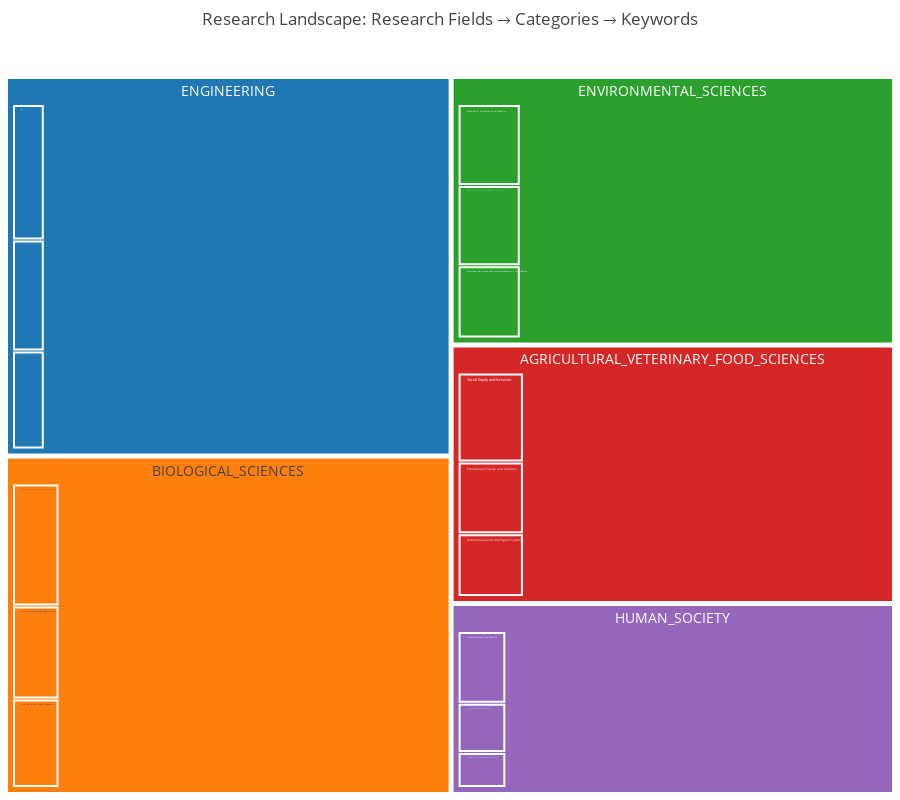

The code cell stored with this chart in its notebook:
### Code cell
# Test the new create_treemap function
def create_treemap(
    categories_df,
    max_research_fields=None,
    max_categories_per_field=None,
    max_keywords_per_category=None,
    height=800,
    font_size=18
):
    """Create a hierarchical treemap visualization"""
    
    categories_df = categories_df.copy()
    categories_df['keywords_count'] = categories_df['keywords'].apply(
        lambda x: len(x) if isinstance(x, list) else 0
    )
    
    field_stats = categories_df.groupby('field_of_research').agg({
        'keywords_count': 'sum'
    }).reset_index()
    field_stats = field_stats.sort_values('keywords_count', ascending=False)
    
    if max_research_fields:
        top_fields = field_stats.head(max_research_fields)['field_of_research'].tolist()
        categories_df = categories_df[categories_df['field_of_research'].isin(top_fields)]
        field_stats = field_stats.head(max_research_fields)
    
    if max_categories_per_field:
        filtered_cats = []
        for field in categories_df['field_of_research'].unique():
            field_cats = categories_df[categories_df['field_of_research'] == field]
            field_cats = field_cats.sort_values('keywords_count', ascending=False)
            filtered_cats.append(field_cats.head(max_categories_per_field))
        categories_df = pd.concat(filtered_cats)
    
    labels = []
    parents = []
    values = []
    texts = []
    colors = []
    
    field_colors = {}
    color_palette = [
        '#1f77b4', '#ff7f0e', '#2ca02c', '#d62728', '#9467bd',
        '#8c564b', '#e377c2', '#7f7f7f', '#bcbd22', '#17becf',
        '#aec7e8', '#ffbb78', '#98df8a', '#ff9896', '#c5b0d5'
    ]
    
    for i, field in enumerate(field_stats['field_of_research']):
        field_colors[field] = color_palette[i % len(color_palette)]
    
    for _, row in field_stats.iterrows():
        field = row['field_of_research']
        count = row['keywords_count']
        
        labels.append(field)
        parents.append("")
        values.append(count)
        texts.append(f"{field}<br>{count} keywords")
        colors.append(field_colors[field])
    
    for idx, row in categories_df.iterrows():
        field = row['field_of_research']
        category_name = str(idx)
        keyword_count = row['keywords_count']
        
        labels.append(category_name)
        parents.append(field)
        values.append(keyword_count)
        texts.append(f"{category_name}<br>{keyword_count} keywords")
        colors.append(field_colors[field])
    
    for idx, row in categories_df.iterrows():
        field = row['field_of_research']
        keywords = row.get('keywords', [])
        
        if max_keywords_per_category:
            keywords = keywords[:max_keywords_per_category]
        
        for kw in keywords:
            labels.append(kw)
            parents.append(str(idx))
            values.append(1)
            texts.append(kw)
            colors.append(field_colors[field])
    
    fig = go.Figure(go.Treemap(
        labels=labels,
        parents=parents,
        values=values,
        text=texts,
        textposition="middle center",
        textfont=dict(size=font_size),
        marker=dict(
            colors=colors,
            line=dict(width=2, color='white')
        ),
        hovertemplate='<b>%{label}</b><br>%{text}<extra></extra>'
    ))
    
    fig.update_layout(
        title="Research Landscape: Research Fields → Categories → Keywords",
        height=height,
        margin=dict(t=50, l=0, r=0, b=0)
    )
    
    return fig

# Test with limited data
fig = create_treemap(
    cats,
    max_research_fields=5,
    max_categories_per_field=3,
    max_keywords_per_category=5,
    height=800,
    font_size=14
)
fig.show()

### Figure 1 — Plotly figure (JSON) as saved in the notebook; plotly's stock layout.template omitted (floating-point values rounded to 4 significant figures)
{"data": [{"hovertemplate": "<b>%{label}</b><br>%{text}<extra></extra>", "labels": ["ENGINEERING", "BIOLOGICAL_SCIENCES", "ENVIRONMENTAL_SCIENCES", "AGRICULTURAL_VETERINARY_FOOD_SCIENCES", "HUMAN_SOCIETY", "Social Equity and Inclusion", "Educational Equity and Inclusion", "Autonomous and Intelligent Systems", "Infectious Disease Pathogenesis and Host-Pathogen Interactions", "Immune System and Inflammation", "One Health and Disease Dynamics", "Hydrological and Water Cycle Dynamics", "Marine and Coastal Ecosystem Dynamics, Resilience, and Conservation", "Ecosystem Resilience, Function, and Biodiversity Conservation", "Critical Infrastructure Resilience, Safety, and Risk Management", "Advanced Energy Storage and Materials", "Transportation Systems, Safety, and Urban Mobility", "Cultural Memory and Identity", "Social and Emotional Wellbeing in Education", "Interdisciplinary and Transdisciplinary Research Frameworks", "21st century human rights", "ADHD transitions", "AI exclusion", "Aboriginal Family Birthing Program", "Aboriginal men", "ADHD profiling", "Aussie Optimism Program", "Better Beginnings Sing With Me program", "Clever Kids programme", "Climate Schools Combined", "240x360 degree camera", "2D image translation", "3D animation", "3D environmental structure", "3D face motion", "16S rDNA linkage", "5' non-coding region", "5'tRFs", "AB5 toxin", "AB5 toxin B subunits", "3D chromatin", "ANCA", "ANCA-associated vasculitis", "Acinetobacter baumannii", "B cell activation", "2,4-D", "ABA perception", "AI injury prediction", "ARG transmission pathways", "ATAD microbiology", "3D canopy mapping", "3D water quality modelling", "60,000 years", "Antarctic margins", "Antarctic region", "Antarctic aquatic systems", "Antarctic archeon", "Antarctic diatoms", "Antarctic marine communities", "Antarctic microorganisms", "Anthropocene climate change", "Australian and Malaysian species", "Australian biodiversity", "Australian forest management", "Australian forests", "22 kV cables", "3D dynamics", "3D loading scenarios", "3D safety assessment", "AI assisted", "001//ND fibre texture", "2D and 3D carbon/MXene composites", "2D material interphases", "3D carbon architectures", "3d transition metal", "3-Domains toolkit", "3D head-up displays", "4WD driving competency", "AI behavior prediction", "HSEC performance", "1788-1900", "1880s–1970s", "1890s-1950s", "1901-1950", "1918–19 influenza pandemic", "ADHD profiling", "Aussie Optimism Program", "Better Beginnings Sing With Me program", "Clever Kids programme", "Climate Schools Combined", "CRM implementation", "DIMPLES", "Dahlem Workshop Model", "Depression impact", "EU-COST action"], "marker": {"colors": ["#1f77b4", "#ff7f0e", "#2ca02c", "#d62728", "#9467bd", "#d62728", "#d62728", "#d62728", "#ff7f0e", "#ff7f0e", "#ff7f0e", "#2ca02c", "#2ca02c", "#2ca02c", "#1f77b4", "#1f77b4", "#1f77b4", "#9467bd", "#9467bd", "#9467bd", "#d62728", "#d62728", "#d62728", "#d62728", "#d62728", "#d62728", "#d62728", "#d62728", "#d62728", "#d62728", "#d62728", "#d62728", "#d62728", "#d62728", "#d62728", "#ff7f0e", "#ff7f0e", "#ff7f0e", "#ff7f0e", "#ff7f0e", "#ff7f0e", "#ff7f0e", "#ff7f0e", "#ff7f0e", "#ff7f0e", "#ff7f0e", "#ff7f0e", "#ff7f0e", "#ff7f0e", "#ff7f0e", "#2ca02c", "#2ca02c", "#2ca02c", "#2ca02c", "#2ca02c", "#2ca02c", "#2ca02c", "#2ca02c", "#2ca02c", "#2ca02c", "#2ca02c", "#2ca02c", "#2ca02c", "#2ca02c", "#2ca02c", "#1f77b4", "#1f77b4", "#1f77b4", "#1f77b4", "#1f77b4", "#1f77b4", "#1f77b4", "#1f77b4", "#1f77b4", "#1f77b4", "#1f77b4", "#1f77b4", "#1f77b4", "#1f77b4", "#1f77b4", "#9467bd", "#9467bd", "#9467bd", "#9467bd", "#9467bd", "#9467bd", "#9467bd", "#9467bd", "#9467bd", "#9467bd", "#9467bd", "#9467bd", "#9467bd", "#9467bd", "#9467bd"], "line": {"color": "white", "width": 2}}, "parents": ["", "", "", "", "", "AGRICULTURAL_VETERINARY_FOOD_SCIENCES", "AGRICULTURAL_VETERINARY_FOOD_SCIENCES", "AGRICULTURAL_VETERINARY_FOOD_SCIENCES", "BIOLOGICAL_SCIENCES", "BIOLOGICAL_SCIENCES", "BIOLOGICAL_SCIENCES", "ENVIRONMENTAL_SCIENCES", "ENVIRONMENTAL_SCIENCES", "ENVIRONMENTAL_SCIENCES", "ENGINEERING", "ENGINEERING", "ENGINEERING", "HUMAN_SOCIETY", "HUMAN_SOCIETY", "HUMAN_SOCIETY", "Social Equity and Inclusion", "Social Equity and Inclusion", "Social Equity and Inclusion", "Social Equity and Inclusion", "Social Equity and Inclusion", "Educational Equity and Inclusion", "Educational Equity and Inclusion", "Educational Equity and Inclusion", "Educational Equity and Inclusion", "Educational Equity and Inclusion", "Autonomous and Intelligent Systems", "Autonomous and Intelligent Systems", "Autonomous and Intelligent Systems", "Autonomous and Intelligent Systems", "Autonomous and Intelligent Systems", "Infectious Disease Pathogenesis and Host-Pathogen Interactions", "Infectious Disease Pathogenesis and Host-Pathogen Interactions", "Infectious Disease Pathogenesis and Host-Pathogen Interactions", "Infectious Disease Pathogenesis and Host-Pathogen Interactions", "Infectious Disease Pathogenesis and Host-Pathogen Interactions", "Immune System and Inflammation", "Immune System and Inflammation", "Immune System and Inflammation", "Immune System and Inflammation", "Immune System and Inflammation", "One Health and Disease Dynamics", "One Health and Disease Dynamics", "One Health and Disease Dynamics", "One Health and Disease Dynamics", "One Health and Disease Dynamics", "Hydrological and Water Cycle Dynamics", "Hydrological and Water Cycle Dynamics", "Hydrological and Water Cycle Dynamics", "Hydrological and Water Cycle Dynamics", "Hydrological and Water Cycle Dynamics", "Marine and Coastal Ecosystem Dynamics, Resilience, and Conservation", "Marine and Coastal Ecosystem Dynamics, Resilience, and Conservation", "Marine and Coastal Ecosystem Dynamics, Resilience, and Conservation", "Marine and Coastal Ecosystem Dynamics, Resilience, and Conservation", "Marine and Coastal Ecosystem Dynamics, Resilience, and Conservation", "Ecosystem Resilience, Function, and Biodiversity Conservation", "Ecosystem Resilience, Function, and Biodiversity Conservation", "Ecosystem Resilience, Function, and Biodiversity Conservation", "Ecosystem Resilience, Function, and Biodiversity Conservation", "Ecosystem Resilience, Function, and Biodiversity Conservation", "Critical Infrastructure Resilience, Safety, and Risk Management", "Critical Infrastructure Resilience, Safety, and Risk Management", "Critical Infrastructure Resilience, Safety, and Risk Management", "Critical Infrastructure Resilience, Safety, and Risk Management", "Critical Infrastructure Resilience, Safety, and Risk Management", "Advanced Energy Storage and Materials", "Advanced Energy Storage and Materials", "Advanced Energy Storage and Materials", "Advanced Energy Storage and Materials", "Advanced Energy Storage and Materials", "Transportation Systems, Safety, and Urban Mobility", "Transportation Systems, Safety, and Urban Mobility", "Transportation Systems, Safety, and Urban Mobility", "Transportation Systems, Safety, and Urban Mobility", "Transportation Systems, Safety, and Urban Mobility", "Cultural Memory and Identity", "Cultural Memory and Identity", "Cultural Memory and Identity", "Cultural Memory and Identity", "Cultural Memory and Identity", "Social and Emotional Wellbeing in Education", "Social and Emotional Wellbeing in Education", "Social and Emotional Wellbeing in Education", "Social and Emotional Wellbeing in Education", "Social and Emotional Wellbeing in Education", "Interdisciplinary and Transdisciplinary Research Frameworks", "Interdisciplinary and Transdisciplinary Research Frameworks", "Interdisciplinary and Transdisciplinary Research Frameworks", "Interdisciplinary and Transdisciplinary Research Frameworks", "Interdisciplinary and Transdisciplinary Research Frameworks"], "text": ["ENGINEERING<br>28210 keywords", "BIOLOGICAL_SCIENCES<br>24218 keywords", "ENVIRONMENTAL_SCIENCES<br>18326 keywords", "AGRICULTURAL_VETERINARY_FOOD_SCIENCES<br>17496 keywords", "HUMAN_SOCIETY<br>13554 keywords", "Social Equity and Inclusion<br>1246 keywords", "Educational Equity and Inclusion<br>1004 keywords", "Autonomous and Intelligent Systems<br>874 keywords", "Infectious Disease Pathogenesis and Host-Pathogen Interactions<br>1171 keywords", "Immune System and Inflammation<br>893 keywords", "One Health and Disease Dynamics<br>849 keywords", "Hydrological and Water Cycle Dynamics<br>1070 keywords", "Marine and Coastal Ecosystem Dynamics, Resilience, and Conservation<br>1061 keywords", "Ecosystem Resilience, Function, and Biodiversity Conservation<br>956 keywords", "Critical Infrastructure Resilience, Safety, and Risk Management<br>876 keywords", "Advanced Energy Storage and Materials<br>717 keywords", "Transportation Systems, Safety, and Urban Mobility<br>633 keywords", "Cultural Memory and Identity<br>776 keywords", "Social and Emotional Wellbeing in Education<br>530 keywords", "Interdisciplinary and Transdisciplinary Research Frameworks<br>374 keywords", "21st century human rights", "ADHD transitions", "AI exclusion", "Aboriginal Family Birthing Program", "Aboriginal men", "ADHD profiling", "Aussie Optimism Program", "Better Beginnings Sing With Me program", "Clever Kids programme", "Climate Schools Combined", "240x360 degree camera", "2D image translation", "3D animation", "3D environmental structure", "3D face motion", "16S rDNA linkage", "5' non-coding region", "5'tRFs", "AB5 toxin", "AB5 toxin B subunits", "3D chromatin", "ANCA", "ANCA-associated vasculitis", "Acinetobacter baumannii", "B cell activation", "2,4-D", "ABA perception", "AI injury prediction", "ARG transmission pathways", "ATAD microbiology", "3D canopy mapping", "3D water quality modelling", "60,000 years", "Antarctic margins", "Antarctic region", "Antarctic aquatic systems", "Antarctic archeon", "Antarctic diatoms", "Antarctic marine communities", "Antarctic microorganisms", "Anthropocene climate change", "Australian and Malaysian species", "Australian biodiversity", "Australian forest management", "Australian forests", "22 kV cables", "3D dynamics", "3D loading scenarios", "3D safety assessment", "AI assisted", "001//ND fibre texture", "2D and 3D carbon/MXene composites", "2D material interphases", "3D carbon architectures", "3d transition metal", "3-Domains toolkit", "3D head-up displays", "4WD driving competency", "AI behavior prediction", "HSEC performance", "1788-1900", "1880s–1970s", "1890s-1950s", "1901-1950", "1918–19 influenza pandemic", "ADHD profiling", "Aussie Optimism Program", "Better Beginnings Sing With Me program", "Clever Kids programme", "Climate Schools Combined", "CRM implementation", "DIMPLES", "Dahlem Workshop Model", "Depression impact", "EU-COST action"], "textfont": {"size": 14}, "textposition": "middle center", "type": "treemap", "values": [28210, 24218, 18326, 17496, 13554, 1246, 1004, 874, 1171, 893, 849, 1070, 1061, 956, 876, 717, 633, 776, 530, 374, 1, 1, 1, 1, 1, 1, 1, 1, 1, 1, 1, 1, 1, 1, 1, 1, 1, 1, 1, 1, 1, 1, 1, 1, 1, 1, 1, 1, 1, 1, 1, 1, 1, 1, 1, 1, 1, 1, 1, 1, 1, 1, 1, 1, 1, 1, 1, 1, 1, 1, 1, 1, 1, 1, 1, 1, 1, 1, 1, 1, 1, 1, 1, 1, 1, 1, 1, 1, 1, 1, 1, 1, 1, 1, 1]}], "layout": {"height": 800, "margin": {"b": 0, "l": 0, "r": 0, "t": 50}, "title": {"text": "Research Landscape: Research Fields → Categories → Keywords"}}}
